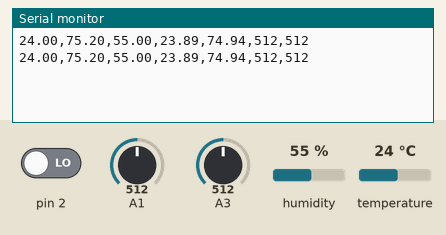
A sketch run on a simulated Arduino Uno, built with avr-gcc and run on an emulated ATmega328P. Shown: the last lines printed to the serial monitor. Inputs (shaded band) come from the test bench; at power-on: humidity 55 %, A1 = 512, A3 = 512, temperature 24 °C, pin 2 LOW.

Above: at 3.8 s.
3.9 s: humidity set to 22 %
At 6.8 s:
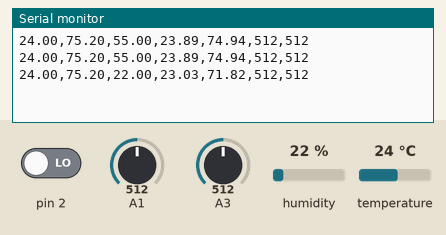
7.8 s: A1 set to 716
At 10.0 s:
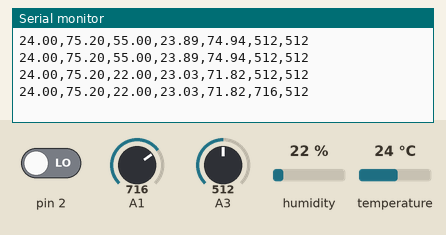
11.7 s: A3 set to 716
At 13.3 s:
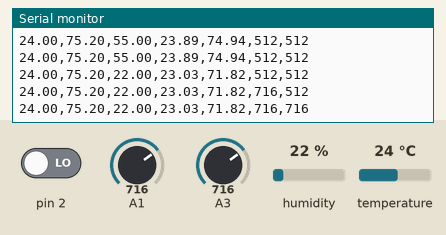
15.6 s: temperature set to 12 °C
At 18.6 s:
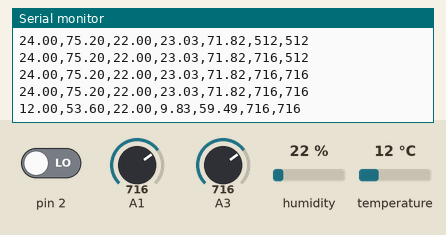
19.5 s: A1 set to 992
At 21.8 s:
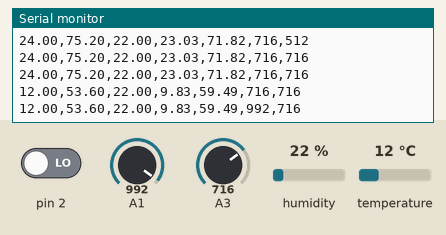
23.4 s: A3 set to 992
At 25.0 s:
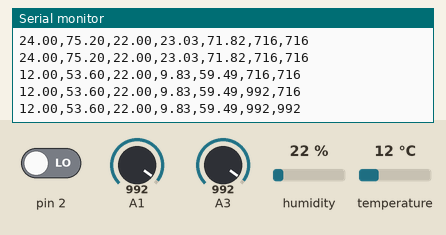
Timing chart, 0 to 26.5 s (numbered marks = the images above; inputs shaded):
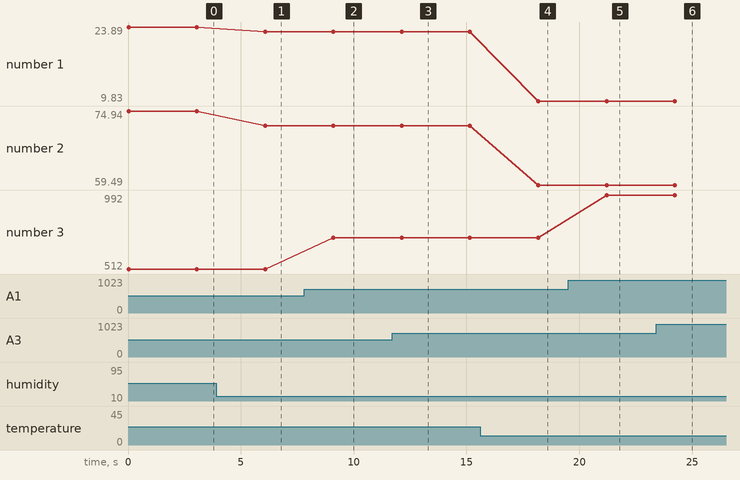

The sketch:

uno_subject.ino
```cpp
#include <DHT.h>
#define DATAPIN A0
DHT myDHT11(DATAPIN, DHT11);

void(* resetFunc) (void) = 0; //declare reset function @ address 0

void setup() {
  Serial.begin(9600);
  myDHT11.begin();
  pinMode(A1,INPUT);
  pinMode(2,INPUT); // 디지털소리 입력 신호
}

void loop() {
  float fTempC;
  float fTempF;
  float fHumid;
  float fHeatIndex;
  int fCds = 0;
  int fSound;
  int fDSound;
  float fDiscomfort;

  fTempC = myDHT11.readTemperature(false);
  fTempF = myDHT11.readTemperature(true);
  fHumid = myDHT11.readHumidity(false);
  fHeatIndex = myDHT11.computeHeatIndex(fTempC,fHumid,false);
  fDiscomfort = (1.8 * fTempC)-0.55*(1-(fHumid/100))*(1.8 * fTempC-26)+36; //1.8 x 기온 - 0.55 x (1 - 습도) x (1.8 x 기온 - 26) + 32 < 80

  Serial.print(fTempC);
  Serial.print(",");
  Serial.print(fTempF);
  Serial.print(",");
  Serial.print(fHumid);
  Serial.print(",");
  Serial.print(fHeatIndex);
  Serial.print(",");
  Serial.print(fDiscomfort);
  Serial.print(",");

  fCds = analogRead(A1);
  Serial.print(fCds);
  Serial.print(",");

  fSound = analogRead(A3);
  fDSound = digitalRead(2);
  Serial.print(fSound);
  Serial.println("");
  delay(3000);
}
```

Measured:
- after the input at 3.9 s, the serial monitor: prints a new line after 2.2 s (image 1)
- after the input at 7.8 s, the serial monitor: prints a new line after 1.3 s (image 2)
- after the input at 11.7 s, the serial monitor: prints a new line after 0.43 s (image 3)
- after the input at 15.6 s, the serial monitor: prints a new line after 2.6 s (image 4)
- after the input at 19.5 s, the serial monitor: prints a new line after 1.7 s (image 5)
- after the input at 23.4 s, the serial monitor: prints a new line after 0.83 s (image 6)
- plotted number 1: 23.89 → 23.03 after the input at 3.9 s, 23.03 → 9.83 after the input at 15.6 s
- plotted number 2: 74.94 → 71.82 after the input at 3.9 s, 71.82 → 59.49 after the input at 15.6 s
